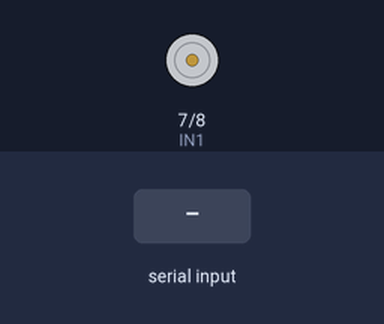
Simulated run of this sketch. Board: Arduino Mega 2560, built with avr-gcc and run on an emulated ATmega2560. Shown: motor-driver pin pairs drawn as motors (green arrow = first pin HIGH = forward, orange = second pin HIGH = backward, longer = more drive, scaled by the enable pin). The inputs (shaded band) are chosen by the test bench.

Above: at 1.2 s.
1.3 s: "Y" received over the second serial link
At 2.4 s:
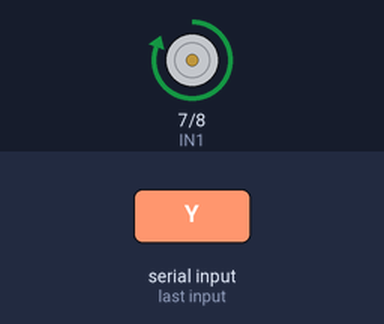
2.9 s: "M90\n" received over the second serial link
At 3.5 s:
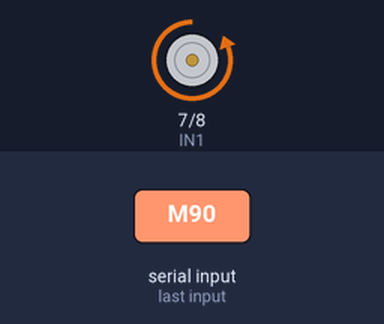
4.5 s: "M,45\n" received over the second serial link
At 5.8 s:
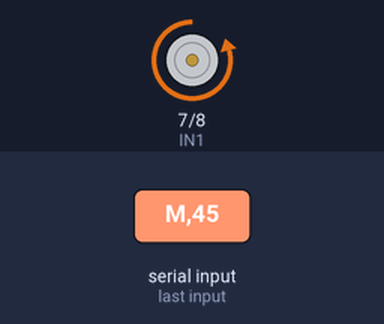
6.1 s: "B90\n" received over the second serial link
At 7.1 s:
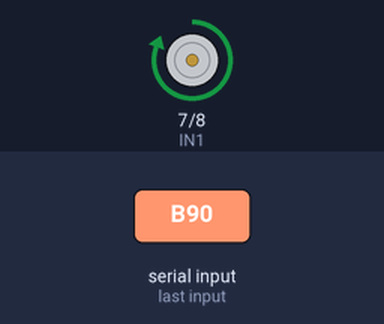
Timing chart, 0 to 8.7 s (numbered marks = the images above; inputs shaded):
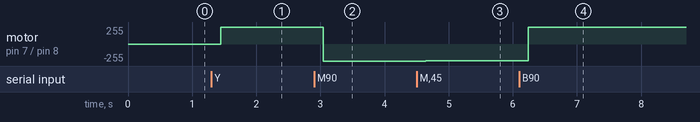

Measured:
- after the input at 1.3 s, motor on pin 7 (IN1) / pin 8 (IN2): stopped → forward 255/255 after 0.14 s
- after the input at 2.9 s, motor on pin 7 (IN1) / pin 8 (IN2): forward 255/255 → backward 255/255 after 0.14 s
- after the input at 4.5 s, motor on pin 7 (IN1) / pin 8 (IN2): backward 255/255 → backward 250/255 after 0.14 s
- after the input at 6.1 s, motor on pin 7 (IN1) / pin 8 (IN2): backward 250/255 → forward 255/255 after 0.14 s

The sketch:

6-bluetooth.ino
```cpp
// (licence header left out)
#include <PWMServo.h>
#include <SoftwareSerial.h>
SoftwareSerial BLTSerial(11, 4);  //RX,TX
int buttonState;

#define IN1 7
#define IN2 8
#define ENA 5        //  ENA pin


#define FRONT 95        // steering to front
int  SHARP_RIGHT=FRONT+35;
int  RIGHT=FRONT+25;
int  LEFT=FRONT-25;
int  SHARP_LEFT=FRONT-35;

#define MAX_PACKETSIZE 32    //Serial receive buffer
char buffUART[MAX_PACKETSIZE];
unsigned int buffUARTIndex = 0;
unsigned long preUARTTick = 0;
int SPEED =150;
int TURNSPEED=50  ;

#define SERVO_PIN 9  //servo connect to D7


struct car_status{
  int speed;
  int angle;
  int direct;
};


PWMServo head;
/*motor control*/
void go_Back()  //Forward
{
  digitalWrite(IN1, HIGH);
  digitalWrite(IN2,LOW);

}

void  go_Advance()  //Forward
{
  digitalWrite(IN1, LOW);
  digitalWrite(IN2,HIGH);


}

void turn(int angle)
{

  head.write(angle);

}

void stop_Stop()    //Stop
{
  digitalWrite(IN1, LOW);
  digitalWrite(IN2,LOW);
  analogWrite(ENA,0);

}


void setup() {

 pinMode(ENA, OUTPUT);
 pinMode(IN1, OUTPUT);
 pinMode(IN2, OUTPUT);


head.attach(SERVO_PIN);
 turn(FRONT);

 Serial.begin(9600);
 BLTSerial.begin(9600);
}


void loop() {
 do_Uart_Tick();
}
void do_Uart_Tick()
{

  char Uart_Date=0;
  if(BLTSerial.available())
  {
    size_t len = BLTSerial.available();
    uint8_t sbuf[len + 1];
    sbuf[len] = 0x00;
    BLTSerial.readBytes(sbuf, len);
    //parseUartPackage((char*)sbuf);
    memcpy(buffUART + buffUARTIndex, sbuf, len);//ensure that the serial port can read the entire frame of data
    buffUARTIndex += len;
    preUARTTick = millis();
    if(buffUARTIndex >= MAX_PACKETSIZE - 1)
    {
      buffUARTIndex = MAX_PACKETSIZE - 2;
      preUARTTick = preUARTTick - 200;
    }
  }
  car_status cs;
  if(buffUARTIndex > 0 && (millis() - preUARTTick >= 100))//APP send flag to modify the obstacle avoidance parameters
  { //data ready
    buffUART[buffUARTIndex] = 0x00;
    Uart_Date=buffUART[0];
    cs=get_status(buffUART);
    buffUARTIndex = 0;
  }
   SPEED=cs.speed+50;
   TURNSPEED=SPEED*3/2;
   if (SPEED>250) SPEED=250;
   if (TURNSPEED>250) TURNSPEED=250;
  switch (Uart_Date)    //serial control instructions
  {
    case 'M':
      go_Advance();
      turn(FRONT);
      analogWrite(ENA,SPEED);
    break;
    case 'L':
      if(cs.angle=1)  turn(LEFT);
      if(cs.angle=2)  turn(SHARP_LEFT);
      analogWrite(ENA,SPEED);
    break;
    case 'R':
      if(cs.angle=-1) turn(RIGHT);
      if(cs.angle=-2) turn(SHARP_RIGHT);
      analogWrite(ENA,SPEED);
    break;
    case 'B':
      go_Back();
      analogWrite(ENA,SPEED);
    break;
    case 'X':
      go_Back();
      if(cs.angle=1)  turn(LEFT);
      if(cs.angle=2)  turn(SHARP_LEFT);
      analogWrite(ENA,SPEED);
    break;
    case 'Y':
      go_Back();
      if(cs.angle=-1) turn(RIGHT);
      if(cs.angle=-2) turn(SHARP_RIGHT);
      analogWrite(ENA,SPEED);
    break;

    case 'E': stop_Stop() ;break;
    case 'J': stop_Stop() ;break;
    default:break;
  }
}

car_status get_status( char buffUART[])
{
  car_status cstatus;
  int index=2;
  if (buffUART[index]=='-'){
    cstatus.angle=-buffUART[index+1]+'0';
    index=index+3;

  } else {

    cstatus.angle=buffUART[index]-'0';
     index=index+2;
  }
  int currentvalue;
  int spd=0;
  while (buffUART[index]!=',')
  {
    currentvalue=buffUART[index]-'0';
    spd=spd*10+currentvalue;
    index++;
  }
  cstatus.speed=spd;
  index++;
  cstatus.direct=buffUART[index]-'0';
  return cstatus;
}
```

PWMServo.h
```cpp
#ifndef PWMServo_h
#define PWMServo_h

/*
  PWMServo.h - Hardware Servo Timer Library
  http://arduiniana.org/libraries/pwmservo/
  Author: Jim Studt, jim@federated.com
  Copyright (c) 2007 David A. Mellis.  All right reserved.
  renamed to PWMServo by Mikal Hart
  ported to other chips by Paul Stoffregen

  This library is free software; you can redistribute it and/or
  modify it under the terms of the GNU Lesser General Public
  License as published by the Free Software Foundation; either
  version 2.1 of the License, or (at your option) any later version.

  This library is distributed in the hope that it will be useful,
  but WITHOUT ANY WARRANTY; without even the implied warranty of
  MERCHANTABILITY or FITNESS FOR A PARTICULAR PURPOSE.  See the GNU
  Lesser General Public License for more details.

  You should have received a copy of the GNU Lesser General Public
  License along with this library; if not, write to the Free Software
  Foundation, Inc., 51 Franklin St, Fifth Floor, Boston, MA  02110-1301  USA
*/

#include <inttypes.h>

#if defined(__AVR_ATmega168__) || defined(__AVR_ATmega328P__) // Arduino
  #define SERVO_PIN_A 9
  #define SERVO_PIN_B 10
#elif defined(__AVR_ATmega1280__) || defined(__AVR_ATmega2560__) // Arduino Mega
  #define SERVO_PIN_A 11
  #define SERVO_PIN_B 12
  #define SERVO_PIN_C 13
#elif defined(__AVR_ATmega644P__) || defined(__AVR_ATmega644__) // Sanguino
  #define SERVO_PIN_A 13
  #define SERVO_PIN_B 12
#elif defined(__AVR_AT90USB162__) // Teensy 1.0
  #define SERVO_PIN_A 17
  #define SERVO_PIN_B 18
  #define SERVO_PIN_C 15
#elif defined(__AVR_ATmega32U4__) // Teensy 2.0
  #define SERVO_PIN_A 14
  #define SERVO_PIN_B 15
  #define SERVO_PIN_C 4
#elif defined(__AVR_AT90USB646__) || defined(__AVR_AT90USB1286__) // Teensy++
  #define SERVO_PIN_A 25
  #define SERVO_PIN_B 26
  #define SERVO_PIN_C 27
#elif defined(__arm__) && defined(TEENSYDUINO)
  #define SERVO_PIN_A 9
  #define SERVO_PIN_B 10
  // all PWM pins supported, but names not defined here...
  // just use the actual PWM pin number with attach()
#else
  #define SERVO_PIN_A 9
  #define SERVO_PIN_B 10
#endif

class PWMServo
{
  private:
    uint8_t pin;
    uint8_t angle;       // in degrees
    uint8_t min16;       // minimum pulse, 16uS units  (default is 34)
    uint8_t max16;       // maximum pulse, 16uS units, 0-4ms range (default is 150)
#if defined(__AVR__)
    static void seizeTimer1();
    static void releaseTimer1();
    static uint8_t attachedA;
    static uint8_t attachedB;
    #ifdef SERVO_PIN_C
    static uint8_t attachedC;
    #endif
#elif defined(__arm__) && defined(TEENSYDUINO)
    static uint32_t attachedpins[]; // 1 bit per digital pin
#endif
  public:
    PWMServo();
    uint8_t attach(int pinArg) { return attach(pinArg, 544, 2400); }
                             // pulse length for 0 degrees in microseconds, 544uS default
                             // pulse length for 180 degrees in microseconds, 2400uS default
    uint8_t attach(int pinArg, int min, int max);
                             // attach to a pin, sets pinMode, returns 0 on failure, won't
                             // position the servo until a subsequent write() happens
                             // Only works for 9 and 10.
    void detach();
    void write(int angleArg); // specify the angle in degrees, 0 to 180
    uint8_t read() { return angle; }
    uint8_t attached();
};

#endif
```
